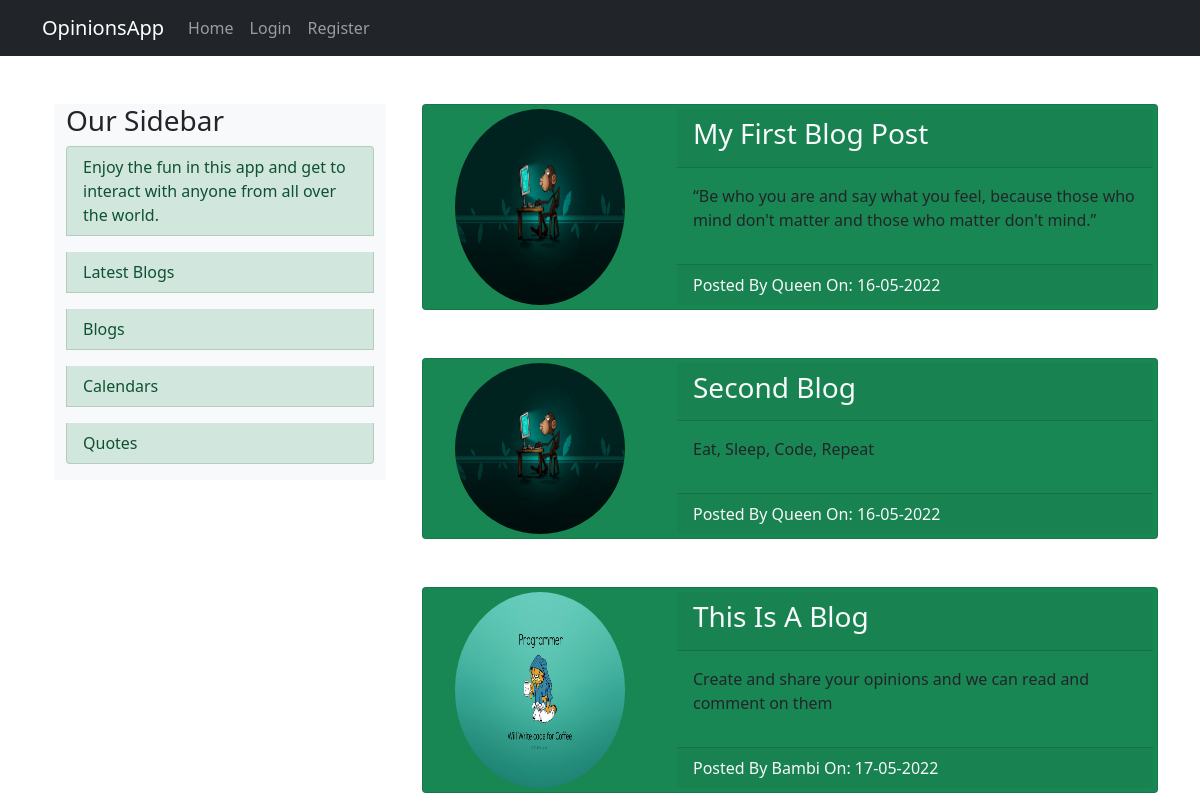
Page /home on the earlier database version.
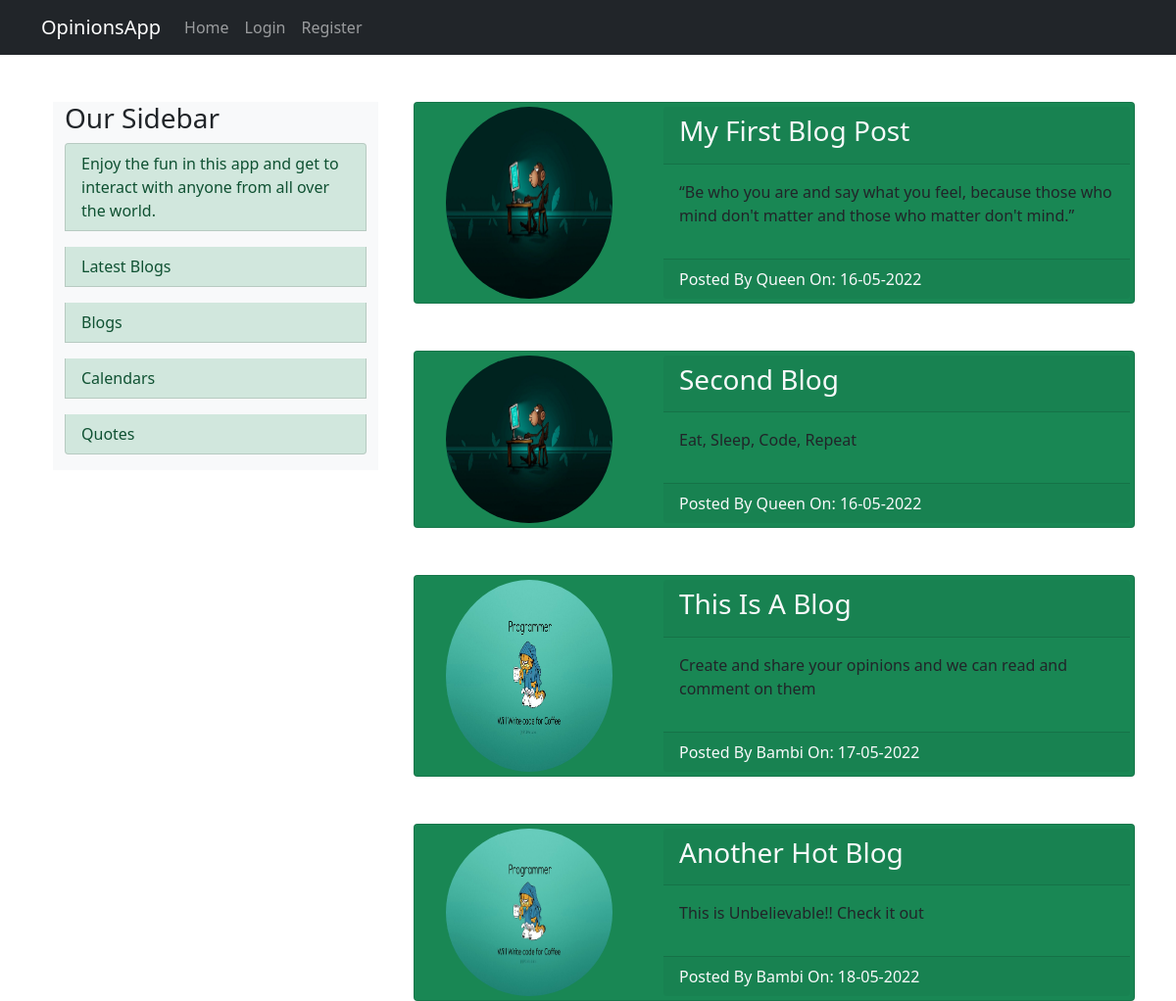
Same page on the later database version.
### MyOpinionsApp/models.py (models this page shows, shortened)
class Post(db.Model):
    __tablename__ = 'post'
    id = db.Column(db.Integer, primary_key = True)
    title = db.Column(db.String(100), nullable = False)
    date_posted =  db.Column(db.DateTime, nullable = False, default = datetime.utcnow)
    content = db.Column(db.Text, nullable = False)
    user_id = db.Column(db.Integer, db.ForeignKey('user.id'), nullable = False)

class User(db.Model, UserMixin):
    __tablename__ = 'user'
    id = db.Column(db.Integer, primary_key = True)
    username = db.Column(db.String(20), unique = True, nullable = False)
    email = db.Column(db.String(120), unique = True, nullable = False)
    image_path = db.Column(db.String(20), nullable = False, default='default.jpg')
    password = db.Column(db.String(50), nullable = False)
    posts = db.relationship('Post', backref = 'author', lazy = True)

### MyOpinionsApp/routes.py (the view)
@app.route("/")
@app.route("/home")
def home():
    posts = Post.query.all()
    return render_template('home.html', posts = posts)

### MyOpinionsApp/templates/home.html
{% extends "base.html" %}
{% block content %}
    {% for post in posts %}
    <div class="mt-3 ">
        <div class="card mt-5 p-1 bg-success">
            <div class="row">
                <div class="col-md-4 d-flex justify-content-center">
                    <img class="img-fluid w-75 rounded-circle" src="{{ url_for('static', filename = 'images/' + post.author.image_path) }}">
                </div>
                <div class="col-md-8">
                    <div class="card-header">
                        <h3><a class="text-light text-decoration-none" href="{{ url_for('post', post_id = post.id) }}">{{ post.title }}</a></h3>
                    </div>
                    <div class="card-body">
                        <p>{{ post.content }}</p>
                    </div>
                    <div class="card-footer text-light">
                        <span>Posted By {{ post.author.username }} On: {{ post.date_posted.strftime('%d-%m-%Y') }}</span>
                    </div>
                </div>
            </div>
        </div>
    </div>
    {% endfor %}
{% endblock%}

### MyOpinionsApp/templates/base.html (shortened to what this page needs)
<!DOCTYPE html>
<html lang="en">
<head>
    <link href="https://cdn.jsdelivr.net/npm/bootstrap@5.0.2/dist/css/bootstrap.min.css" rel="stylesheet">
    <link rel="stylesheet" href="{{url_for('static',filename='css/styles.css')}}">
</head>
<body>
    {% block navbar %}
        {% include 'navbar.html' %}
    {% endblock %}
    <div class="container">
        <div class="row">
            <div class="col-md-4">
                {% block main %}
                {% include 'main.html' %}
                {% endblock %}
            </div>
            <div class="col-md-8">
                {% block content %}
                {% endblock %}
            </div>
        </div>
    </div>
</body>
</html>

### MyOpinionsApp/templates/navbar.html (shortened to what this page needs)
<header class="site-header">
    <nav class="navbar navbar-expand-md navbar-dark bg-dark">
      <div class="container">
        <a class="navbar-brand mr-4" href="/">OpinionsApp</a>
        <div class="collapse navbar-collapse" id="navbarToggle">
          <div class="navbar-nav mr-auto">
            <a class="nav-item nav-link" href="{{ url_for('home') }}">Home</a>
          </div>
          <div class="navbar-nav">
            {% if current_user.is_authenticated %}
              <a class="nav-item nav-link" href="{{ url_for('new_post') }}">New Post</a>
              <a class="nav-item nav-link" href="{{ url_for('account') }}">Account</a>
              <a class="nav-item nav-link" href="{{ url_for('logout') }}">Logout</a>
            {% else %}
              <a class="nav-item nav-link" href="{{ url_for('login') }}">Login</a>
              <a class="nav-item nav-link" href="{{ url_for('register') }}">Register</a>
            {% endif %}
          </div>
        </div>
      </div>
    </nav>
  </header>

### MyOpinionsApp/templates/main.html (shortened to what this page needs)
<main role="main" class="container mt-5">
    <div class="row">
        <div class="content-section bg-light pb-3">
          <h3>Our Sidebar</h3>
            <ul class="list-group">
              <li class="list-group-item list-group-item-success">Enjoy the fun in this app and get to interact with anyone from all over the world.</li>
              <li class="list-group-item mt-3 list-group-item-success">Latest Blogs</li>
              <li class="list-group-item mt-3 list-group-item-success">Blogs</li>
              <li class="list-group-item mt-3 list-group-item-success">Calendars</li>
              <li class="list-group-item mt-3 list-group-item-success">Quotes</li>
            </ul>
        </div>
    </div>
  </main>

Differences in the rows shown:
added Post: image_path (picture), title "Another Hot Blog", content "This is Unbelievable!! Check it out", author.username "Bambi", date_posted "18-05-2022"
